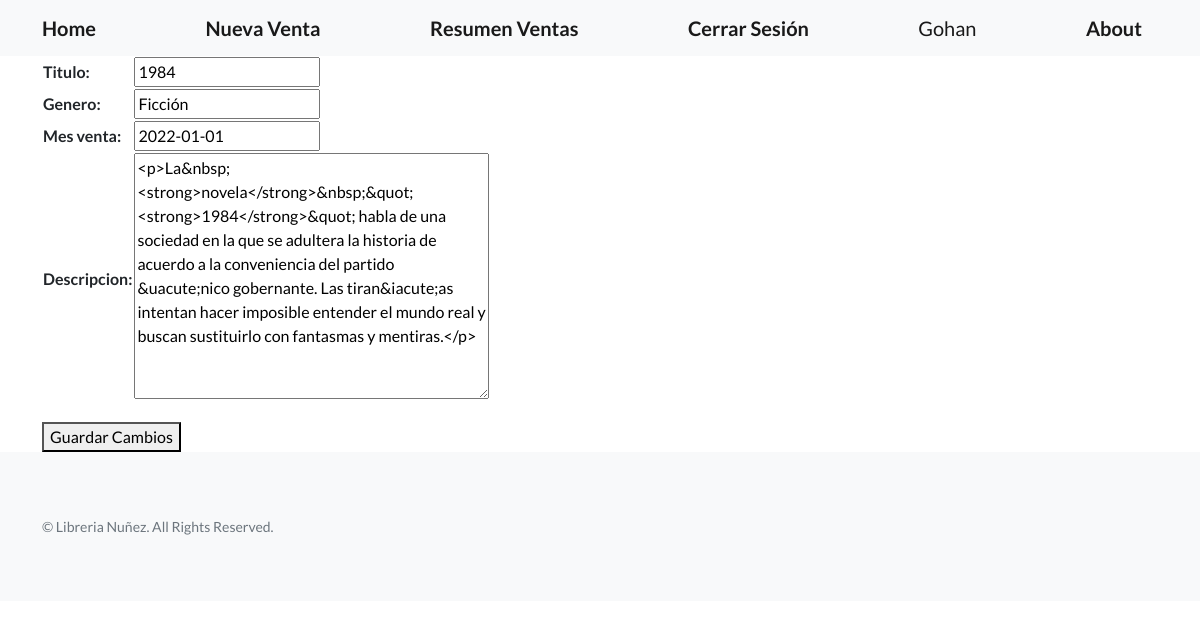
The app's page /editar-venta/2 (signed in) with its own data.
### home/models.py (models this page shows, shortened)
class Libreria(models.Model):
    titulo = models.CharField(max_length=30)
    genero = models.CharField(max_length=30)
    mes_venta = models.DateField()
    descripcion = RichTextField(null=True)

### home/views.py (the view)
# urls.py: path('editar-venta/<int:pk>', views.EditarVenta.as_view(), name="editar_venta"),
class EditarVenta(LoginRequiredMixin, UpdateView):
    model = Libreria
    success_url = '/resumen-ventas/'
    template_name = 'home/editar_venta_cbv.html'
    fields =['titulo', 'genero', 'mes_venta', 'descripcion']

### home/templates/home/editar_venta_cbv.html (shortened to what this page needs)
{% extends 'home/base.html' %}
{% block mi_contenido %}
<form action={% url 'editar_venta' libreria.id %} method="POST">
    <table>
        {{form}}
    </table>
<button>Guardar Cambios</button>
</form>
{% endblock mi_contenido %}

### home/templates/home/base.html (shortened to what this page needs)
<!DOCTYPE html>
<html lang="en">
    <head>
        {% load static %}
        <link href={% static 'css/styles.css' %} rel="stylesheet" />
    </head>
    <body>
        <nav class="navbar navbar-light bg-light static-top">
            <div class="container">
                <a class="navbar-brand" href={% url 'index' %}><B>Home</B></a>
                <a class="navbar-brand" href={% url 'nueva_venta' %}><B>Nueva Venta</B></a>
                <a class="navbar-brand" href={% url 'resumen_ventas' %}><B>Resumen Ventas</B></a>
                {% if request.user.is_authenticated %}
                    <a class="navbar-brand" href={% url 'logout' %}><B>Cerrar Sesión</B></a>
                    <a class="navbar-brand" href={% url 'perfil' %}>{{request.user.username}}</a>
                                    {% else %}
                    <a class="navbar-brand" href={% url 'login' %}><B>Iniciar Sesión</B></a>
                    <a class="navbar-brand" href={% url 'registrar' %}><B>Nuevo Usuario</B></a>
                {% endif %}
                <a class="navbar-brand" href={% url 'about' %}><B>About</B></a>
            </div>
        </nav>
        <div class="container">
        {% block mi_contenido  %}
        {% endblock mi_contenido %}
        </div>
        <footer class="footer bg-light">
            <div class="container">
                <div class="row">
                        <p class="text-muted small mb-4 mb-lg-0">&copy; Libreria Nuñez. All Rights Reserved.</p>
                </div>
            </div>
        </footer>
    </body>
</html>

### records on screen
Libreria: titulo "1984", genero "Ficción", mes_venta "2022-01-01", descripcion "<p>La&nbsp;<strong>novela</strong>&nbsp;&quot;<strong>1984</strong>&quot; habla de una sociedad en la que se adultera la historia de acuerdo a la conveniencia del partido &uacute;nico gobernante. Las tiran&iacute;as intentan hacer imposible entender el mundo real y buscan sustituirlo con fantasmas y mentiras.</p>"

### other values on screen
{{ request.user.username }} "Gohan"
